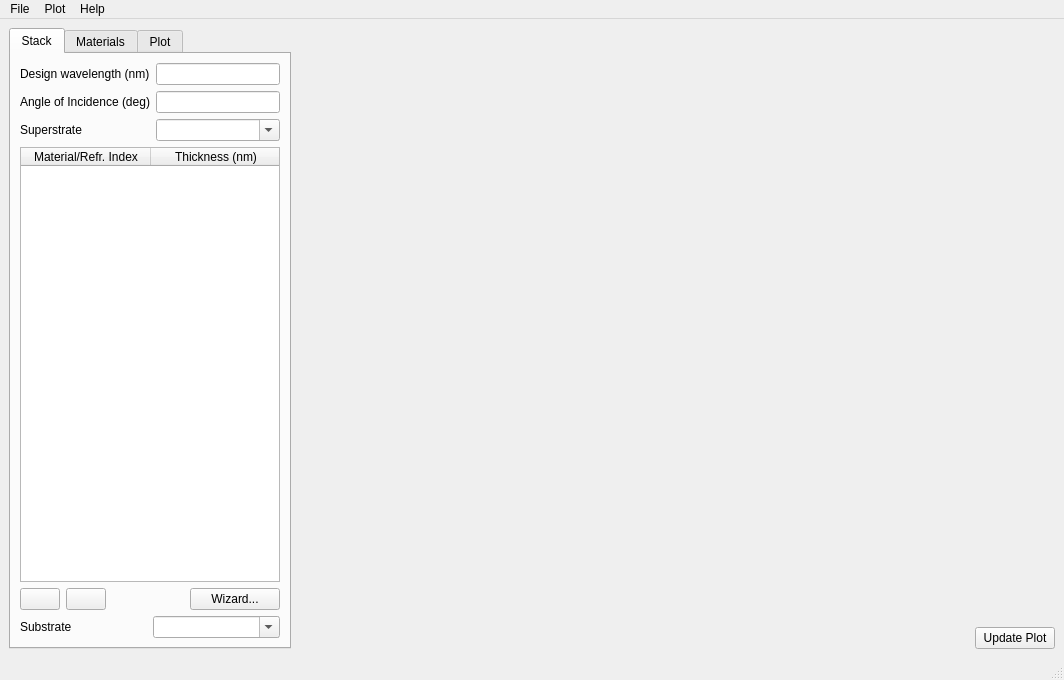
<?xml version="1.0" encoding="UTF-8"?>
<ui version="4.0">
 <class>MainWindow</class>
 <widget class="QMainWindow" name="MainWindow">
  <property name="geometry">
   <rect>
    <x>0</x>
    <y>0</y>
    <width>1064</width>
    <height>680</height>
   </rect>
  </property>
  <property name="windowTitle">
   <string>CoatingGUI</string>
  </property>
  <widget class="QWidget" name="centralwidget">
   <layout class="QHBoxLayout" name="horizontalLayout_2" stretch="0,1">
    <item>
     <widget class="QTabWidget" name="tabMain">
      <property name="currentIndex">
       <number>0</number>
      </property>
      <widget class="QWidget" name="tab">
       <attribute name="title">
        <string>Stack</string>
       </attribute>
       <layout class="QVBoxLayout" name="verticalLayout_3">
        <item>
         <layout class="QGridLayout" name="gridLayout_4">
          <item row="2" column="0">
           <widget class="QLabel" name="label">
            <property name="text">
             <string>Superstrate</string>
            </property>
           </widget>
          </item>
          <item row="0" column="0">
           <widget class="QLabel" name="label_6">
            <property name="text">
             <string>Design wavelength (nm)</string>
            </property>
           </widget>
          </item>
          <item row="0" column="1">
           <widget class="QLineEdit" name="txtLambda0">
            <property name="sizePolicy">
             <sizepolicy hsizetype="Minimum" vsizetype="Fixed">
              <horstretch>0</horstretch>
              <verstretch>0</verstretch>
             </sizepolicy>
            </property>
            <property name="alignment">
             <set>Qt::AlignRight|Qt::AlignTrailing|Qt::AlignVCenter</set>
            </property>
           </widget>
          </item>
          <item row="2" column="1">
           <widget class="QComboBox" name="cbSuperstrate">
            <property name="sizePolicy">
             <sizepolicy hsizetype="Minimum" vsizetype="Fixed">
              <horstretch>0</horstretch>
              <verstretch>0</verstretch>
             </sizepolicy>
            </property>
            <property name="font">
             <font>
              <weight>50</weight>
              <bold>false</bold>
             </font>
            </property>
            <property name="styleSheet">
             <string notr="true"/>
            </property>
            <property name="editable">
             <bool>true</bool>
            </property>
            <property name="insertPolicy">
             <enum>QComboBox::NoInsert</enum>
            </property>
           </widget>
          </item>
          <item row="1" column="1">
           <widget class="QLineEdit" name="txtAOI">
            <property name="sizePolicy">
             <sizepolicy hsizetype="Minimum" vsizetype="Fixed">
              <horstretch>0</horstretch>
              <verstretch>0</verstretch>
             </sizepolicy>
            </property>
            <property name="alignment">
             <set>Qt::AlignRight|Qt::AlignTrailing|Qt::AlignVCenter</set>
            </property>
           </widget>
          </item>
          <item row="1" column="0">
           <widget class="QLabel" name="label_7">
            <property name="text">
             <string>Angle of Incidence (deg)</string>
            </property>
           </widget>
          </item>
         </layout>
        </item>
        <item>
         <widget class="QTableWidget" name="tblStack">
          <property name="toolTip">
           <string>&lt;html&gt;&lt;head/&gt;&lt;body&gt;&lt;p&gt;Enter name of defined material or just refractive index.&lt;/p&gt;&lt;p&gt;Use l/n or just /n to get a lambda/n layer.&lt;/p&gt;&lt;/body&gt;&lt;/html&gt;</string>
          </property>
          <property name="horizontalScrollBarPolicy">
           <enum>Qt::ScrollBarAlwaysOff</enum>
          </property>
          <property name="alternatingRowColors">
           <bool>true</bool>
          </property>
          <property name="selectionMode">
           <enum>QAbstractItemView::SingleSelection</enum>
          </property>
          <property name="selectionBehavior">
           <enum>QAbstractItemView::SelectRows</enum>
          </property>
          <attribute name="horizontalHeaderCascadingSectionResizes">
           <bool>true</bool>
          </attribute>
          <attribute name="horizontalHeaderDefaultSectionSize">
           <number>130</number>
          </attribute>
          <attribute name="horizontalHeaderStretchLastSection">
           <bool>true</bool>
          </attribute>
          <attribute name="verticalHeaderVisible">
           <bool>false</bool>
          </attribute>
          <column>
           <property name="text">
            <string>Material/Refr. Index</string>
           </property>
          </column>
          <column>
           <property name="text">
            <string>Thickness (nm)</string>
           </property>
          </column>
         </widget>
        </item>
        <item>
         <layout class="QHBoxLayout" name="horizontalLayout_7">
          <item>
           <widget class="QPushButton" name="btnAddLayer">
            <property name="text">
             <string/>
            </property>
            <property name="icon">
             <iconset>
              <normaloff>icons/list-add.svg</normaloff>icons/list-add.svg</iconset>
            </property>
           </widget>
          </item>
          <item>
           <widget class="QPushButton" name="btnRemoveLayer">
            <property name="text">
             <string/>
            </property>
            <property name="icon">
             <iconset>
              <normaloff>icons/list-remove.svg</normaloff>icons/list-remove.svg</iconset>
            </property>
           </widget>
          </item>
          <item>
           <spacer name="horizontalSpacer_2">
            <property name="orientation">
             <enum>Qt::Horizontal</enum>
            </property>
            <property name="sizeHint" stdset="0">
             <size>
              <width>40</width>
              <height>20</height>
             </size>
            </property>
           </spacer>
          </item>
          <item>
           <widget class="QPushButton" name="btnWizard">
            <property name="sizePolicy">
             <sizepolicy hsizetype="Minimum" vsizetype="Fixed">
              <horstretch>0</horstretch>
              <verstretch>0</verstretch>
             </sizepolicy>
            </property>
            <property name="minimumSize">
             <size>
              <width>90</width>
              <height>0</height>
             </size>
            </property>
            <property name="text">
             <string>Wizard...</string>
            </property>
            <property name="icon">
             <iconset>
              <normaloff>icons/Gnome-applications-science.svg</normaloff>icons/Gnome-applications-science.svg</iconset>
            </property>
           </widget>
          </item>
         </layout>
        </item>
        <item>
         <layout class="QHBoxLayout" name="horizontalLayout_4">
          <item>
           <widget class="QLabel" name="label_2">
            <property name="text">
             <string>Substrate</string>
            </property>
           </widget>
          </item>
          <item>
           <widget class="QComboBox" name="cbSubstrate">
            <property name="editable">
             <bool>true</bool>
            </property>
            <property name="insertPolicy">
             <enum>QComboBox::NoInsert</enum>
            </property>
           </widget>
          </item>
         </layout>
        </item>
       </layout>
      </widget>
      <widget class="QWidget" name="tab_3">
       <attribute name="title">
        <string>Materials</string>
       </attribute>
       <layout class="QVBoxLayout" name="verticalLayout_7">
        <item>
         <widget class="QGroupBox" name="groupBox_8">
          <property name="title">
           <string>Defined Materials</string>
          </property>
          <layout class="QHBoxLayout" name="horizontalLayout_3">
           <item>
            <widget class="QListWidget" name="lstMaterials">
             <property name="maximumSize">
              <size>
               <width>150</width>
               <height>16777215</height>
              </size>
             </property>
             <property name="sortingEnabled">
              <bool>true</bool>
             </property>
            </widget>
           </item>
           <item>
            <layout class="QVBoxLayout" name="verticalLayout_6">
             <item>
              <widget class="QPushButton" name="btnAddMaterial">
               <property name="sizePolicy">
                <sizepolicy hsizetype="Expanding" vsizetype="Fixed">
                 <horstretch>0</horstretch>
                 <verstretch>0</verstretch>
                </sizepolicy>
               </property>
               <property name="text">
                <string>Add...</string>
               </property>
              </widget>
             </item>
             <item>
              <widget class="QPushButton" name="btnEditMaterial">
               <property name="sizePolicy">
                <sizepolicy hsizetype="Expanding" vsizetype="Fixed">
                 <horstretch>0</horstretch>
                 <verstretch>0</verstretch>
                </sizepolicy>
               </property>
               <property name="text">
                <string>Edit...</string>
               </property>
              </widget>
             </item>
             <item>
              <widget class="QPushButton" name="btnDeleteMaterial">
               <property name="sizePolicy">
                <sizepolicy hsizetype="Expanding" vsizetype="Fixed">
                 <horstretch>0</horstretch>
                 <verstretch>0</verstretch>
                </sizepolicy>
               </property>
               <property name="text">
                <string>Delete</string>
               </property>
              </widget>
             </item>
             <item>
              <spacer name="verticalSpacer_2">
               <property name="orientation">
                <enum>Qt::Vertical</enum>
               </property>
               <property name="sizeHint" stdset="0">
                <size>
                 <width>20</width>
                 <height>40</height>
                </size>
               </property>
              </spacer>
             </item>
            </layout>
           </item>
          </layout>
         </widget>
        </item>
        <item>
         <spacer name="verticalSpacer_3">
          <property name="orientation">
           <enum>Qt::Vertical</enum>
          </property>
          <property name="sizeHint" stdset="0">
           <size>
            <width>20</width>
            <height>268</height>
           </size>
          </property>
         </spacer>
        </item>
       </layout>
      </widget>
      <widget class="QWidget" name="tab_2">
       <attribute name="title">
        <string>Plot</string>
       </attribute>
       <layout class="QVBoxLayout" name="verticalLayout_4" stretch="0,0,0,0">
        <property name="sizeConstraint">
         <enum>QLayout::SetMinimumSize</enum>
        </property>
        <item>
         <layout class="QHBoxLayout" name="horizontalLayout_11" stretch="0,1">
          <item>
           <widget class="QLabel" name="label_5">
            <property name="text">
             <string>Plot Type</string>
            </property>
           </widget>
          </item>
          <item>
           <widget class="QComboBox" name="cbPlotType"/>
          </item>
         </layout>
        </item>
        <item>
         <widget class="QFrame" name="gbPlotWidget">
          <property name="minimumSize">
           <size>
            <width>0</width>
            <height>0</height>
           </size>
          </property>
          <property name="maximumSize">
           <size>
            <width>16777215</width>
            <height>16777215</height>
           </size>
          </property>
          <layout class="QVBoxLayout" name="verticalLayout_2">
           <property name="sizeConstraint">
            <enum>QLayout::SetMinimumSize</enum>
           </property>
           <property name="margin">
            <number>0</number>
           </property>
           <item>
            <widget class="QLabel" name="label_3">
             <property name="enabled">
              <bool>false</bool>
             </property>
             <property name="text">
              <string>No user definable plot options available</string>
             </property>
            </widget>
           </item>
          </layout>
         </widget>
        </item>
        <item>
         <widget class="QGroupBox" name="groupBox_7">
          <property name="enabled">
           <bool>false</bool>
          </property>
          <property name="title">
           <string>Curves</string>
          </property>
          <layout class="QGridLayout" name="gridLayout_3" columnminimumwidth="1,0">
           <item row="0" column="0" rowspan="5">
            <widget class="QListWidget" name="listWidget">
             <property name="sizePolicy">
              <sizepolicy hsizetype="Expanding" vsizetype="Expanding">
               <horstretch>0</horstretch>
               <verstretch>0</verstretch>
              </sizepolicy>
             </property>
             <property name="maximumSize">
              <size>
               <width>130</width>
               <height>16777215</height>
              </size>
             </property>
            </widget>
           </item>
           <item row="0" column="1">
            <widget class="QPushButton" name="pushButton">
             <property name="sizePolicy">
              <sizepolicy hsizetype="Expanding" vsizetype="Fixed">
               <horstretch>0</horstretch>
               <verstretch>0</verstretch>
              </sizepolicy>
             </property>
             <property name="text">
              <string>Activate</string>
             </property>
            </widget>
           </item>
           <item row="1" column="1">
            <widget class="QPushButton" name="pushButton_5">
             <property name="text">
              <string>Save</string>
             </property>
            </widget>
           </item>
           <item row="2" column="1">
            <widget class="QPushButton" name="pushButton_4">
             <property name="text">
              <string>Remove</string>
             </property>
            </widget>
           </item>
           <item row="3" column="1">
            <widget class="QPushButton" name="pushButton_2">
             <property name="text">
              <string>Import...</string>
             </property>
            </widget>
           </item>
           <item row="4" column="1">
            <widget class="QPushButton" name="pushButton_3">
             <property name="text">
              <string>Export...</string>
             </property>
            </widget>
           </item>
          </layout>
         </widget>
        </item>
        <item>
         <spacer name="verticalSpacer">
          <property name="orientation">
           <enum>Qt::Vertical</enum>
          </property>
          <property name="sizeHint" stdset="0">
           <size>
            <width>20</width>
            <height>40</height>
           </size>
          </property>
         </spacer>
        </item>
       </layout>
      </widget>
     </widget>
    </item>
    <item>
     <layout class="QVBoxLayout" name="verticalLayout" stretch="0,0">
      <item>
       <widget class="MatplotlibWidget" name="pltMain" native="true">
        <property name="cursor">
         <cursorShape>CrossCursor</cursorShape>
        </property>
       </widget>
      </item>
      <item>
       <layout class="QHBoxLayout" name="horizontalLayout">
        <item>
         <spacer name="horizontalSpacer">
          <property name="orientation">
           <enum>Qt::Horizontal</enum>
          </property>
          <property name="sizeHint" stdset="0">
           <size>
            <width>40</width>
            <height>20</height>
           </size>
          </property>
         </spacer>
        </item>
        <item>
         <widget class="QPushButton" name="btnUpdate">
          <property name="text">
           <string>Update Plot</string>
          </property>
         </widget>
        </item>
       </layout>
      </item>
     </layout>
    </item>
   </layout>
  </widget>
  <widget class="QMenuBar" name="menubar">
   <property name="geometry">
    <rect>
     <x>0</x>
     <y>0</y>
     <width>1064</width>
     <height>21</height>
    </rect>
   </property>
   <widget class="QMenu" name="menuFile">
    <property name="title">
     <string>File</string>
    </property>
    <addaction name="actionNew"/>
    <addaction name="actionOpen"/>
    <addaction name="actionSave"/>
    <addaction name="separator"/>
    <addaction name="actionQuit"/>
   </widget>
   <widget class="QMenu" name="menuPlot">
    <property name="title">
     <string>Plot</string>
    </property>
    <addaction name="actionExport"/>
   </widget>
   <widget class="QMenu" name="menuHelp">
    <property name="title">
     <string>Help</string>
    </property>
    <addaction name="actionAbout"/>
   </widget>
   <addaction name="menuFile"/>
   <addaction name="menuPlot"/>
   <addaction name="menuHelp"/>
  </widget>
  <widget class="QStatusBar" name="stbStatus"/>
  <action name="actionQuit">
   <property name="text">
    <string>Quit</string>
   </property>
  </action>
  <action name="actionNew">
   <property name="text">
    <string>New</string>
   </property>
  </action>
  <action name="actionSave">
   <property name="text">
    <string>Save...</string>
   </property>
  </action>
  <action name="actionOpen">
   <property name="text">
    <string>Open...</string>
   </property>
  </action>
  <action name="actionExport">
   <property name="text">
    <string>Export PDF...</string>
   </property>
  </action>
  <action name="actionAbout">
   <property name="text">
    <string>About...</string>
   </property>
  </action>
 </widget>
 <customwidgets>
  <customwidget>
   <class>MatplotlibWidget</class>
   <extends>QWidget</extends>
   <header>gui.matplotlibwidget</header>
  </customwidget>
 </customwidgets>
 <resources/>
 <connections>
  <connection>
   <sender>actionQuit</sender>
   <signal>triggered()</signal>
   <receiver>MainWindow</receiver>
   <slot>close()</slot>
   <hints>
    <hint type="sourcelabel">
     <x>-1</x>
     <y>-1</y>
    </hint>
    <hint type="destinationlabel">
     <x>399</x>
     <y>299</y>
    </hint>
   </hints>
  </connection>
 </connections>
 <designerdata>
  <property name="gridDeltaX">
   <number>10</number>
  </property>
  <property name="gridDeltaY">
   <number>10</number>
  </property>
  <property name="gridSnapX">
   <bool>true</bool>
  </property>
  <property name="gridSnapY">
   <bool>true</bool>
  </property>
  <property name="gridVisible">
   <bool>true</bool>
  </property>
 </designerdata>
</ui>
